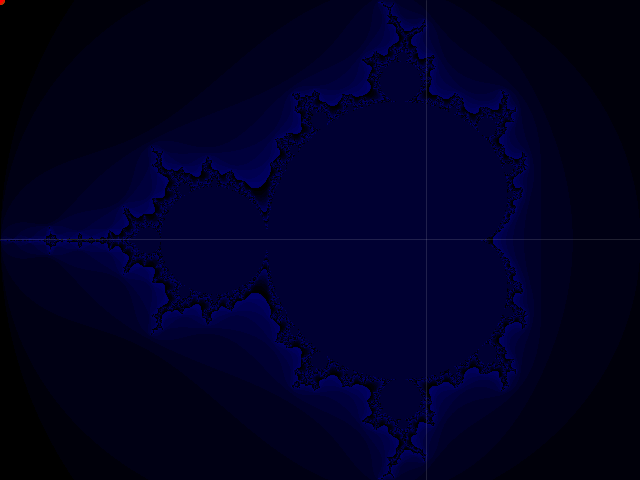
Frame 1 (no input)
Frame 60 (the mouse pressed at the canvas centre just before this capture): identical to frame 1, image omitted
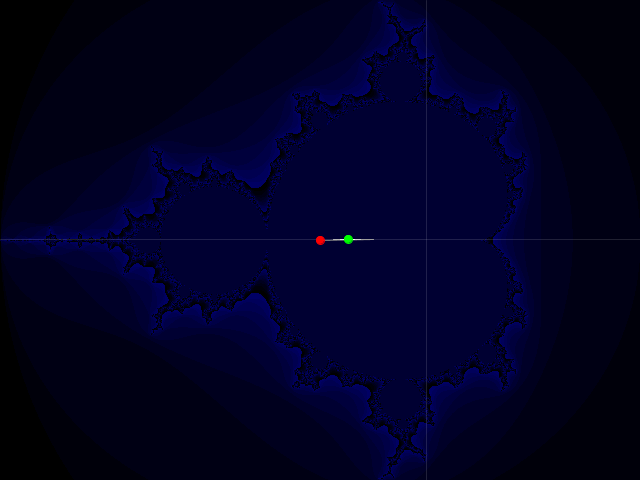
Frame 120 (the mouse held since frame 60 and released just before this capture)

The Processing sketch that drew these frames (run headless with seeded random() and noise(); from frame 60 on, the mouse is pressed at the canvas centre):

// Processing sketch: MandelOrbits
// ── MandelOrbits.pde

Loopy loopy;
int g_orbitI = width/2;
int g_orbitJ = height/2;

boolean g_drawAxes = true;
boolean g_drawSet = true;
boolean g_drawOrbits = true;
boolean g_continuousOrbitUpdate = true;

void setup()
{
  //size(screen.width,screen.height);
  size(640,480);

  float aspect = float(height)/float(width);
  loopy = new Loopy( -2.0, 1.0
                   , -3.*aspect/2., 3.*aspect/2. );

  if( g_continuousOrbitUpdate)
  {
    frameRate(10);
  }
  else
  {
    noLoop();
  }
}

void draw()
{
  background(0);

  loopy.draw(g_orbitI,g_orbitJ);
}

class Loopy
{
  Loopy( float x0, float x1, float y0, float y1)
  {
    m_x0 = x0; m_x1 = x1; m_dx = ( m_x1-m_x0)/float(width);
    m_y0 = y0; m_y1 = y1; m_dy = ( m_y1-m_y0)/float(height);

    println(m_x0 + " " + m_x1 + " " + m_dx);
    println(m_y0 + " " + m_y1 + " " + m_dy);
  }

  void draw( int orbitI, int orbitJ)
  {
    int i, j, n;
    int itns;
    int max_itns=511;//255;
    float zi, zitemp, zj;
    float ci, cj;
    n=0;

    if( g_drawSet)
    {
      loadPixels();

      for( j=0, cj=m_y0; j<height; j++, cj+=m_dy)
      {
        for( i=0, ci=m_x0; i<width; i++, ci+=m_dx)
        {
          for( itns=0, zi=ci, zj=cj; zi*zi+zj*zj<=4. && itns<max_itns; itns++)
          {
            zitemp = zi*zi - zj*zj + ci;
            zj     = 2.*zi*zj      + cj;
            zi     = zitemp;
          }

          //print( itns + ", ");

          //if( itns != 255) { pixels[n] = color( itns, 255-itns, 255-itns);}//25*(itns%11)
          //if( itns != 255) { pixels[n] = color( 25*(itns%11), 100*(itns%3), 50*(itns%6));}
          if( itns != 255) { pixels[n] = color( 0, 0, 10*(itns%11));}
          //if( itns != 255) { pixels[n] = color( 22*(itns%11), 21*(itns%12), (20*(itns%13))%256);}
          //if( itns != 255) { pixels[n] = color( 0, 0, itns%256);}
          //if( itns != 255) { pixels[n] = color( random(255), random(255), itns%256);}
          n++;

        } // for( i=0; i<width; i++)
      } // for( j=0; j<height; j++)
    }

    // Plot orbit of coordinate (orbitI,orbitJ).
    int ii, jj;
    if( g_continuousOrbitUpdate)
    {
      i = mouseX; zi = ci = m_x0 + i*m_dx;
      j = mouseY; zj = cj = m_y0 + j*m_dy;
    }
    else
    {
      i = orbitI; zi = ci = m_x0 + i*m_dx;
      j = orbitJ; zj = cj = m_y0 + j*m_dy;
    }
    n = i + j*width;

    if( g_drawSet)
    {
      pixels[n        ] = color(255);
      pixels[n+1      ] = color(255);
      pixels[n  +width] = color(255);
      pixels[n+1+width] = color(255);
      updatePixels();
    }

    if( g_drawAxes)
    {
      stroke(255,255,255, 32);

      line( 0, int( floor( (0.-m_y0)/m_dy)), width, int( floor( (0.-m_y0)/m_dy)));
      line( int( floor( (0.-m_x0)/m_dx)), 0, int( floor( (0.-m_x0)/m_dx)), height);

    }

    if( g_drawOrbits)
    {
      for( itns=0; zi*zi+zj*zj<=4. && itns<max_itns; itns++)
      {
        zitemp = zi*zi - zj*zj + ci;
        zj     = 2.*zi*zj      + cj;
        zi     = zitemp;

        ii = int( floor( (zi-m_x0)/m_dx));
        jj = int( floor( (zj-m_y0)/m_dy));

        stroke((itns%6)*25 + 130);
        line( i, j, ii, jj);
        i = ii;
        j = jj;

      }

      fill(0,255,0);
      stroke(0,255,0);
      ellipse( i, j, 8, 8);

      if( g_continuousOrbitUpdate)
      {
        fill(255,0,0);
        stroke(255,0,0);
        ellipse( mouseX, mouseY, 8, 8);
      }
      else
      {
        fill(255,0,0);
        stroke(255,0,0);
        ellipse( orbitI, orbitJ, 8, 8);
      }
    }

  } // void draw()

  void up(    int fac) { m_y0+=(fac*m_dy); m_y1+=(fac*m_dy);}
  void down(  int fac) { m_y0-=(fac*m_dy); m_y1-=(fac*m_dy);}
  void left(  int fac) { m_x0+=(fac*m_dx); m_x1+=(fac*m_dx);}
  void right( int fac) { m_x0-=(fac*m_dx); m_x1-=(fac*m_dx);}

  void zoomin( int fac)
  {
    float x = (m_x1+m_x0)/2.;
    float y = (m_y1+m_y0)/2.;
    m_x0 = x - (x-m_x0)/fac;
    m_x1 = x + (m_x1-x)/fac;
    m_dx = (m_x1-m_x0)/width;
    m_y0 = y - (y-m_y0)/fac;
    m_y1 = y + (m_y1-y)/fac;
    m_dy = (m_y1-m_y0)/height;
    println( m_dx);
    println( m_dy);
  }

  void zoomout( int fac)
  {
    float x = (m_x1+m_x0)/2.;
    float y = (m_y1+m_y0)/2.;
    m_x0 = x - (x-m_x0)*fac;
    m_x1 = x + (m_x1-x)*fac;
    m_dx = (m_x1-m_x0)/width;
    m_y0 = y - (y-m_y0)*fac;
    m_y1 = y + (m_y1-y)*fac;
    m_dy = (m_y1-m_y0)/height;
  }

  float m_x0, m_x1, m_dx;
  float m_y0, m_y1, m_dy;

};

void keyPressed()
{
  if( key==CODED)
  {
    switch( keyCode)
    {
      case UP   : loopy.up(   50); redraw(); break;
      case DOWN : loopy.down( 50); redraw(); break;
      case LEFT : loopy.left( 50); redraw(); break;
      case RIGHT: loopy.right(50); redraw(); break;
    }
  }
  else
  {
    switch( key)
    {
      case ' ': loopy.zoomin( 2); redraw(); break;
      case 'b': loopy.zoomout(2); redraw(); break;
    }
  }
}

void mouseClicked()
{
  g_orbitI = mouseX;
  g_orbitJ = mouseY;
  redraw();
}
